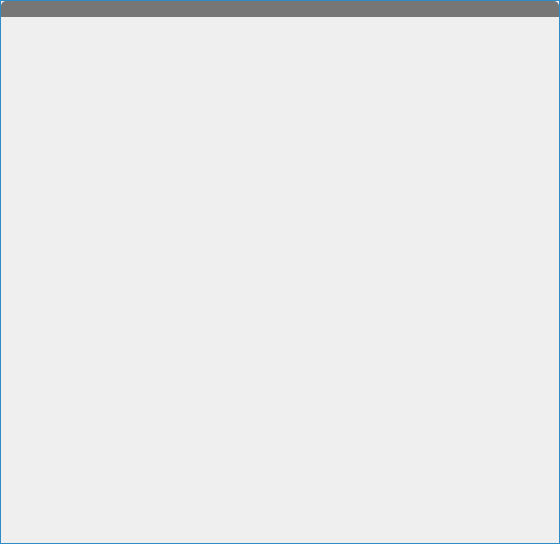
<?xml version="1.0" encoding="UTF-8"?>
<ui version="4.0">
 <class>FramelessWindow</class>
 <widget class="QWidget" name="FramelessWindow">
  <property name="geometry">
   <rect>
    <x>0</x>
    <y>0</y>
    <width>560</width>
    <height>544</height>
   </rect>
  </property>
  <property name="windowTitle">
   <string/>
  </property>
  <property name="autoFillBackground">
   <bool>false</bool>
  </property>
  <layout class="QVBoxLayout" name="verticalLayout_2">
   <property name="spacing">
    <number>0</number>
   </property>
   <property name="leftMargin">
    <number>0</number>
   </property>
   <property name="topMargin">
    <number>0</number>
   </property>
   <property name="rightMargin">
    <number>0</number>
   </property>
   <property name="bottomMargin">
    <number>0</number>
   </property>
   <item>
    <widget class="QWidget" name="windowFrame" native="true">
     <property name="autoFillBackground">
      <bool>false</bool>
     </property>
     <property name="styleSheet">
      <string notr="true">#windowFrame{border:1px solid palette(highlight); background-color:palette(Window);}</string>
     </property>
     <layout class="QVBoxLayout" name="verticalLayout">
      <property name="spacing">
       <number>0</number>
      </property>
      <property name="leftMargin">
       <number>1</number>
      </property>
      <property name="topMargin">
       <number>1</number>
      </property>
      <property name="rightMargin">
       <number>1</number>
      </property>
      <property name="bottomMargin">
       <number>1</number>
      </property>
      <item>
       <widget class="TitleWidget" name="windowTitlebar" native="true">
        <property name="sizePolicy">
         <sizepolicy hsizetype="Preferred" vsizetype="Fixed">
          <horstretch>0</horstretch>
          <verstretch>0</verstretch>
         </sizepolicy>
        </property>
        <property name="minimumSize">
         <size>
          <width>0</width>
          <height>0</height>
         </size>
        </property>
        <property name="autoFillBackground">
         <bool>false</bool>
        </property>
        <property name="styleSheet">
         <string notr="true">#windowTitlebar{border: 0px none palette(base); border-top-left-radius:5px; border-top-right-radius:5px; background-color:palette(shadow); height:20px;}</string>
        </property>
        <layout class="QHBoxLayout" name="horizontalLayout" stretch="0,0,0,0,0,0,0">
         <property name="spacing">
          <number>0</number>
         </property>
         <property name="leftMargin">
          <number>0</number>
         </property>
         <property name="topMargin">
          <number>0</number>
         </property>
         <property name="rightMargin">
          <number>0</number>
         </property>
         <property name="bottomMargin">
          <number>0</number>
         </property>
         <item>
          <widget class="QLabel" name="spacer">
           <property name="minimumSize">
            <size>
             <width>4</width>
             <height>0</height>
            </size>
           </property>
           <property name="maximumSize">
            <size>
             <width>4</width>
             <height>16777215</height>
            </size>
           </property>
          </widget>
         </item>
         <item>
          <widget class="IconWidget" name="icon" native="true">
           <property name="minimumSize">
            <size>
             <width>16</width>
             <height>16</height>
            </size>
           </property>
           <property name="maximumSize">
            <size>
             <width>16</width>
             <height>16</height>
            </size>
           </property>
           <property name="contextMenuPolicy">
            <enum>Qt::NoContextMenu</enum>
           </property>
           <property name="styleSheet">
            <string notr="true">#icon {background-color:palette(shadow);}</string>
           </property>
          </widget>
         </item>
         <item>
          <widget class="TitleWidget" name="titleWidget" native="true"/>
         </item>
         <item>
          <widget class="CaptionButton" name="minimizeButton" native="true"/>
         </item>
         <item>
          <widget class="CaptionButton" name="restoreButton" native="true"/>
         </item>
         <item>
          <widget class="CaptionButton" name="maximizeButton" native="true"/>
         </item>
         <item>
          <widget class="CaptionButton" name="closeButton" native="true"/>
         </item>
        </layout>
       </widget>
      </item>
      <item>
       <widget class="QWidget" name="windowContent" native="true">
        <property name="autoFillBackground">
         <bool>false</bool>
        </property>
        <property name="styleSheet">
         <string notr="true">#windowContent{
  border: 0px none palette(base);
  border-radius:0px 0px 5px 5px;
}</string>
        </property>
        <layout class="QVBoxLayout" name="verticalLayout_3">
         <property name="spacing">
          <number>0</number>
         </property>
         <property name="leftMargin">
          <number>0</number>
         </property>
         <property name="topMargin">
          <number>0</number>
         </property>
         <property name="rightMargin">
          <number>0</number>
         </property>
         <property name="bottomMargin">
          <number>0</number>
         </property>
        </layout>
       </widget>
      </item>
     </layout>
    </widget>
   </item>
  </layout>
 </widget>
 <layoutdefault spacing="6" margin="11"/>
 <customwidgets>
  <customwidget>
   <class>CaptionButton</class>
   <extends>QWidget</extends>
   <header>captionbutton.h</header>
   <container>1</container>
  </customwidget>
  <customwidget>
   <class>IconWidget</class>
   <extends>QWidget</extends>
   <header>iconwidget.h</header>
  </customwidget>
  <customwidget>
   <class>TitleWidget</class>
   <extends>QWidget</extends>
   <header>titlewidget.h</header>
   <container>1</container>
  </customwidget>
 </customwidgets>
 <resources/>
 <connections/>
</ui>
